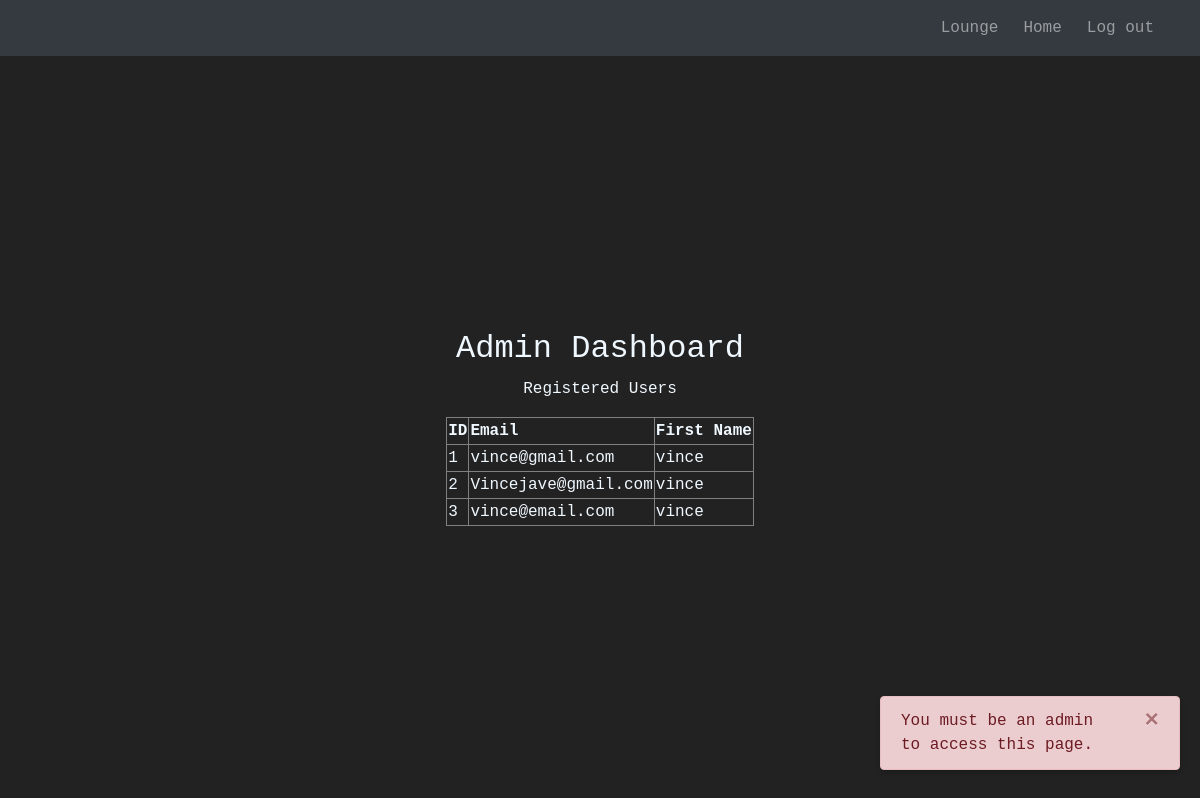
The app's page /admin-dashboard (signed in), older data.
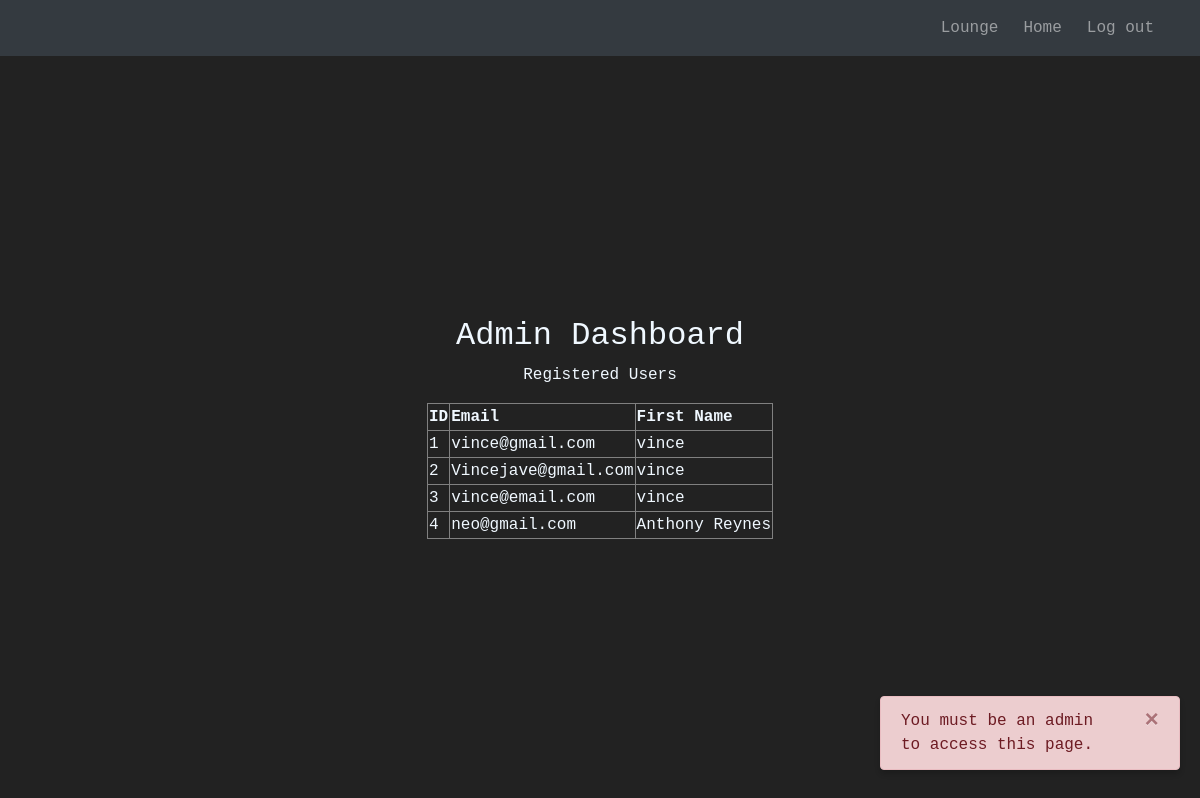
The same page, newer data.
### website/models.py (models this page shows)
class User(db.Model, UserMixin):
    id = db.Column(db.Integer, primary_key=True)
    email = db.Column(db.String(150), unique=True)
    password = db.Column(db.String(150))
    first_name = db.Column(db.String(150))
    notes = db.relationship('Note')

### website/views.py (the view)
@views.route('/admin-dashboard', methods=['GET'])
@login_required
def admin_dashboard():
    if not isinstance(current_user, Admin):
        flash('You must be an admin to access this page.', category='error')
        users = User.query.all()  # Query all users to display in the admin dashboard
        return render_template("admin-dashboard.html", user=current_user, users=users)
    users = User.query.all()  # Query all users to display in the admin dashboard
    return render_template("admin-dashboard.html", user=current_user, users=users)

### website/__init__.py (called while the page is built)
def create_app():
    app = Flask(__name__)
    app.config['SECRET_KEY'] = 'DSA Group 4'
    app.config['SQLALCHEMY_DATABASE_URI'] = f'sqlite:///{DB_NAME}'
    db.init_app(app)
    from .views import views
    from .auth import auth
    app.register_blueprint(views, url_prefix='/')
    app.register_blueprint(auth, url_prefix='/')
    from .models import User, Note
    with app.app_context():
        db.create_all()
    login_manager = LoginManager()
    login_manager.login_view = 'auth.login'
    login_manager.init_app(app)
    @login_manager.user_loader
    def load_user(id):
        return User.query.get(int(id))
    return app

### website/templates/admin-dashboard.html (shortened to what this page needs)
{% extends "base.html" %}
{% block content %}
<h2 align="center" class="admin-title">Admin Dashboard</h2>
<div align="center" class="admin-table-contents">
 <p class="admin-table-title">Registered Users</p>
    <table border="1" class="table-contents">
        <tr class="table-contents">
            <th>ID</th>
            <th>Email</th>
            <th>First Name</th>
        </tr>
        {% for user in users %}
        <tr>
            <td>{{ user.id }}</td>
            <td>{{ user.email }}</td>
            <td>{{ user.first_name }}</td>
        </tr>
        {% endfor %}
    </table>
</div>
{% endblock %}

Row changes from the older to the newer data that the page shows:
added User: id "4", email "neo@gmail.com", first_name "Anthony Reynes"
